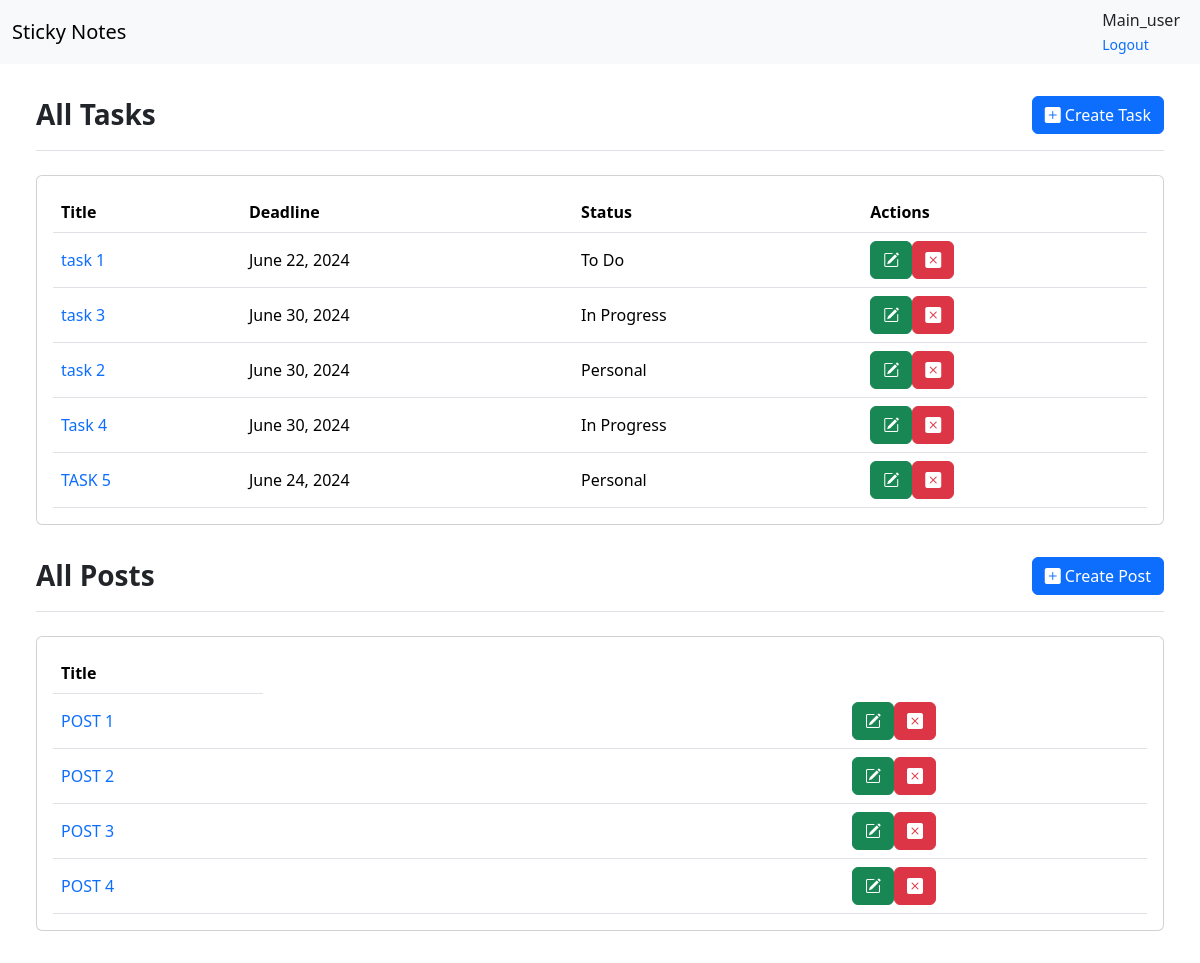
The page / (signed in) on the database as committed earlier.
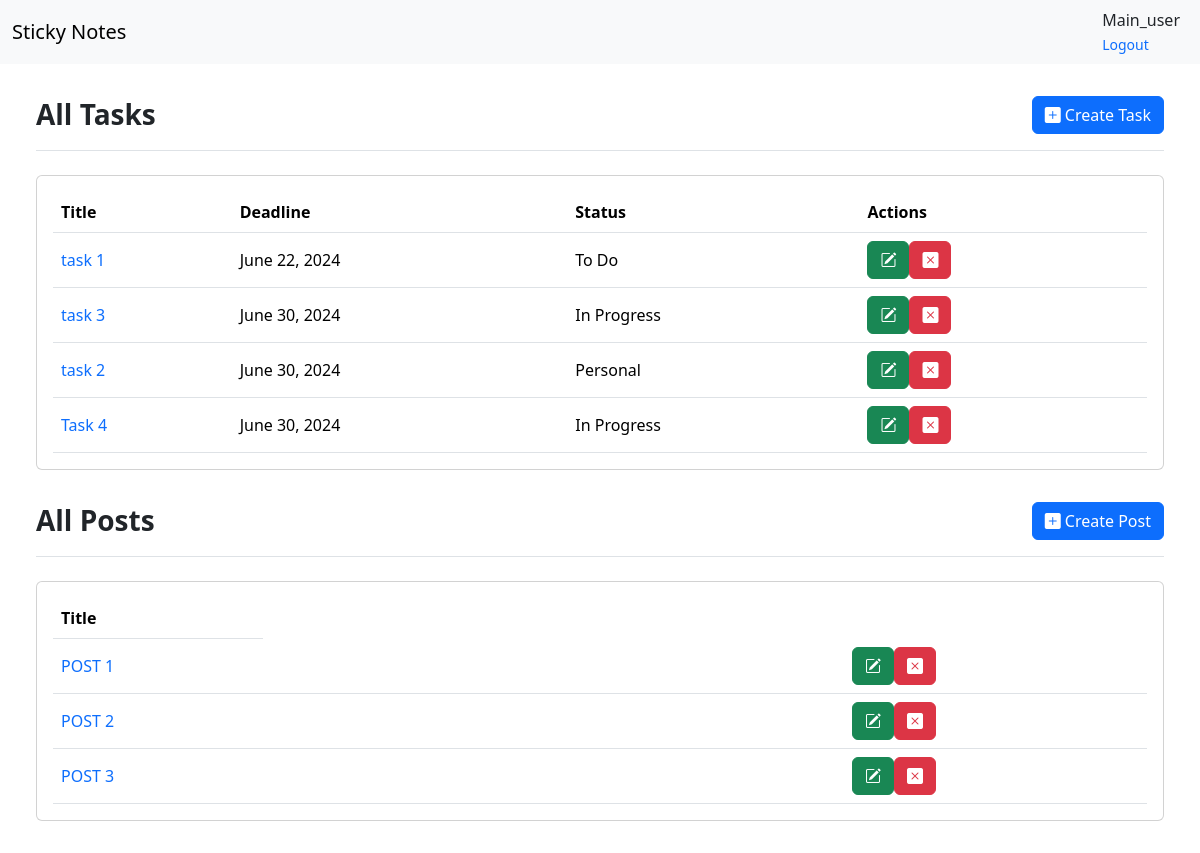
The same page on the database as committed later.
### app/models.py (models this page shows, shortened)
class Task(models.Model):
    STATUS_CHOICES = (
        ("To Do", "To Do"),
        ("In Progress", "In Progress"),
        ("Personal", "Personal"),
        ("Completed", "Completed"),
    )
    user = models.ForeignKey(
        User, on_delete=models.CASCADE, null=True, blank=True
    )
    title = models.CharField(max_length=100)
    description = models.TextField()
    deadline = models.DateField()
    status = models.CharField(
        max_length=20, choices=STATUS_CHOICES, default="todo"
    )

### posts/models.py (models this page shows, shortened)
class Post(models.Model):
    title = models.CharField(max_length=200)
    content = models.TextField()
    owner = models.ForeignKey(
        User, on_delete=models.CASCADE, related_name="app_posts"
    )
    created_at = models.DateTimeField(auto_now_add=True)

### app/views.py (the view)
# urls.py: 2. Add a URL to urlpatterns:  path('', views.home, name='home')
@login_required
def home(request):
    tasks = Task.objects.filter(user=request.user)
    posts = Post.objects.filter(owner=request.user)
    return render(request, "home.html", {"tasks": tasks, "posts": posts})

### templates/home.html (shortened to what the changed rows need)
{% extends "base.html" %}
{% block main %}
<div class="main px-lg-4 px-md-4">
  <div class="body py-lg-3 py-md-2">
    <div class="container-xxl">
      <div class="row clearfix g-3">
        <div class="col-sm-12">
          <div class="card mb-3">
            <div class="card-body">
              <table
                id="myProjectTable"
                class="table table-hover align-middle mb-0"
                style="width: 100%"
              >
                <thead>
                  <tr>
                    <th>Title</th>
                    <th>Deadline</th>
                    <th>Status</th>
                    <th>Actions</th>
                  </tr>
                </thead>
                <tbody>
                  {% for task in tasks %}
                  <tr>
                    <td>
                      <a href="{% url 'view_task' task.id %}"
                        >{{ task.title }}</a
                      >
                    </td>
                    <td>{{ task.deadline }}</td>
                    <td>{{ task.status }}</td>
                    <td>
                      <div
                        class="btn-group gap-20"
                        role="group"
                        aria-label="Basic outlined example"
                      >
                        <a href="{% url 'update_task' task.id %}">
                          <button type="button" class="btn btn-success">
                            <i class="bi bi-pencil-square"></i>
                          </button>
                        </a>
                        <form
                          method="post"
                          action="{% url 'delete_task' task.id %}"
                          style="display: inline"
                        >
                          <button
                            onclick="return confirmDelete('{{ task.title }}');"
                            type="submit"
                            class="btn btn-danger"
                          >
                            <i class="bi bi-x-square-fill"></i>
                          </button>
                        </form>
                      </div>
                    </td>
                  </tr>
                  {% endfor %}
                </tbody>
              </table>
            </div>
          </div>
        </div>
      </div>
    </div>
    <div class="container-xxl">
      <div class="row clearfix g-3">
        <div class="col-sm-12">
          <div class="card mb-3">
            <div class="card-body">
              <table
                id="myProjectTable"
                class="table table-hover align-middle mb-0"
                style="width: 100%"
              >
                <thead>
                  <tr>
                    <th>Title</th>
                  </tr>
                </thead>
                <tbody>
                  {% for post in posts %}
                  <tr>
                    <td>
                      <a href="{% url 'view_post' post.id %}">
                        {{ post.title }}
                      </a>
                    </td>
                    <td></td>
                    <td></td>
                    <td></td>
                    <td></td>
                    <td></td>
                    <td></td>
                    <td></td>
                    <td></td>
                    <td></td>
                    <td></td>
                    <td></td>
                    <td></td>
                    <td>
                      <div
                        class="btn-group gap-20"
                        role="group"
                        aria-label="Basic outlined example"
                      >
                        <a href="{% url 'update_post' post.id %}">
                          <button type="button" class="btn btn-success">
                            <i class="bi bi-pencil-square"></i>
                          </button>
                        </a>
                        <form
                          method="post"
                          action="{% url 'delete_post' post.id %}"
                          style="display: inline"
                        >
                          <button
                            onclick="return confirmDelete('{{ post.title }}');"
                            type="submit"
                            class="btn btn-danger"
                          >
                            <i class="bi bi-x-square-fill"></i>
                          </button>
                        </form>
                      </div>
                    </td>
                  </tr>
                  {% endfor %}
                </tbody>
              </table>
            </div>
          </div>
        </div>
      </div>
    </div>
  </div>
  {% endblock main %}

Rows that differ between the two databases and show on the page:
removed Task: title "TASK 5", deadline "June 24, 2024", status "Personal"
removed Post: title "POST 4"
